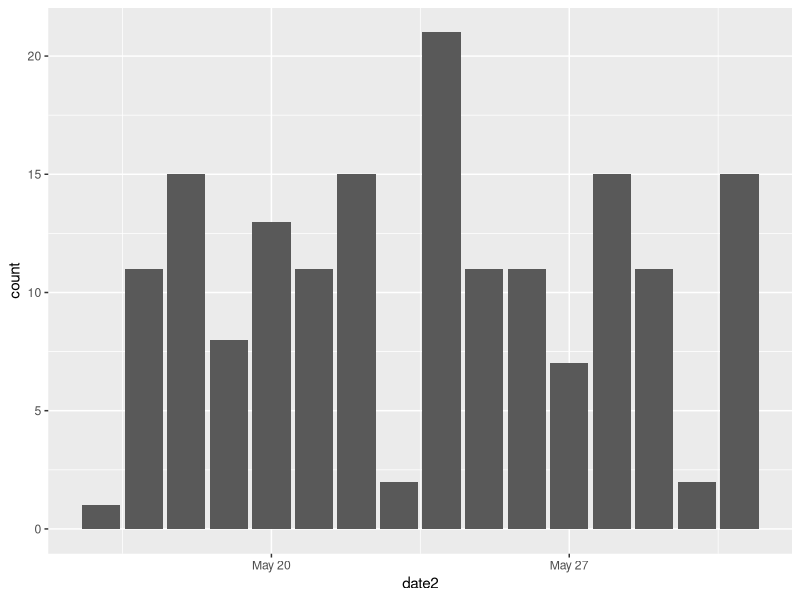
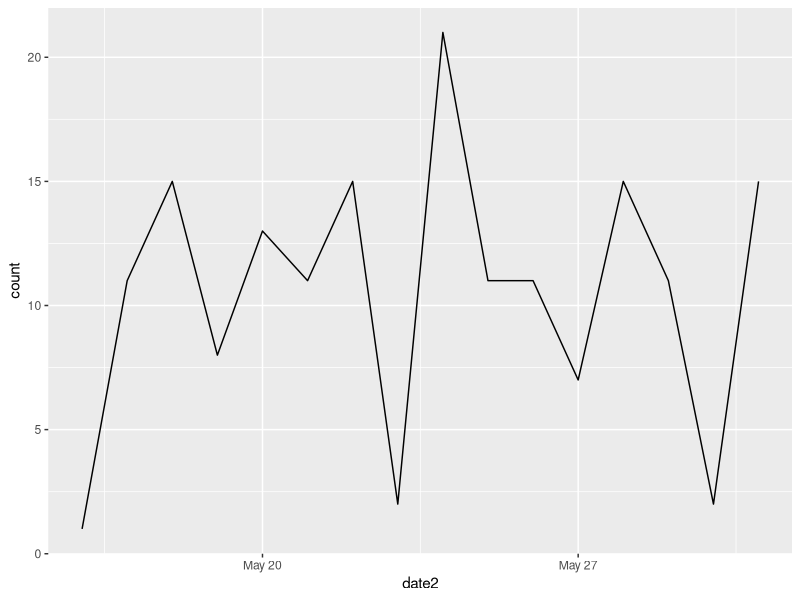
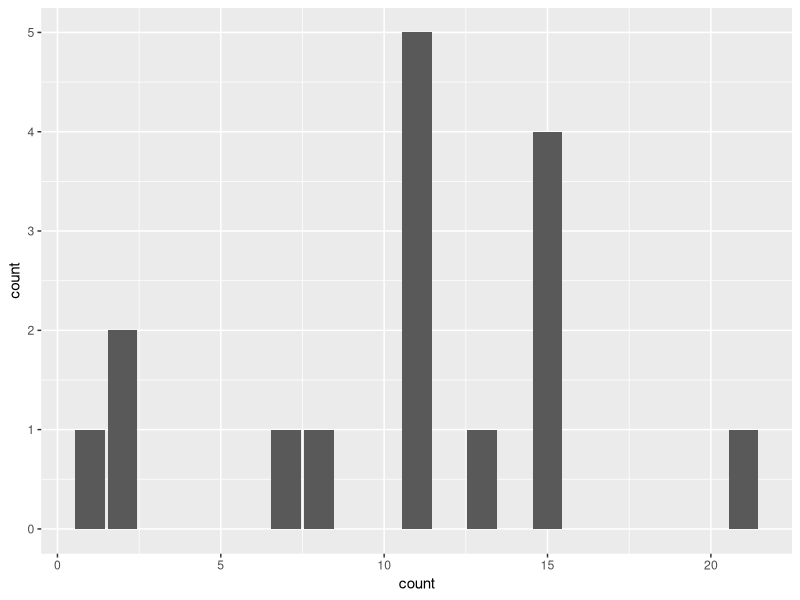
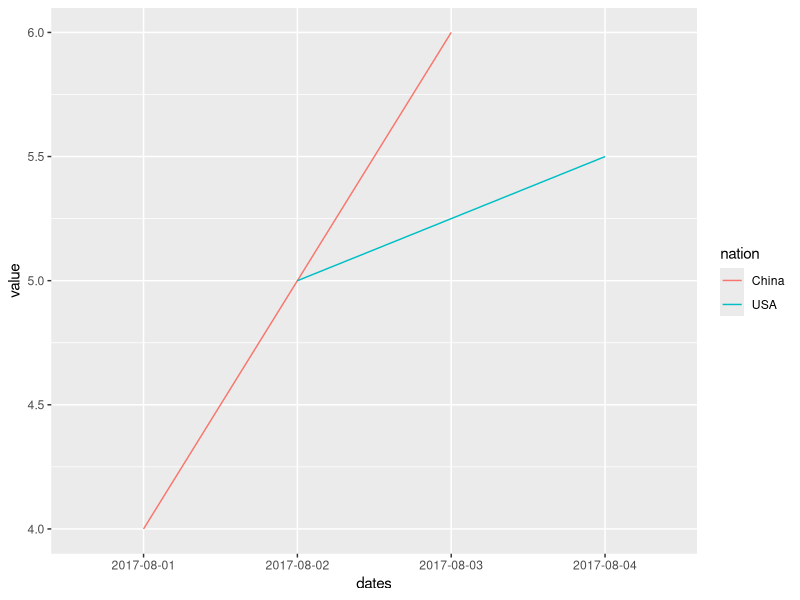

Generate these figures, in order, with R:
## ---- chunk 1
knitr::opts_chunk$set(echo = TRUE, message=FALSE, warning=FALSE)
## ---- chunk 2
library(tidyverse)
library(lubridate)

## ---- chunk 3
getwd()

filmhouse_trans <- read_csv("Class 3 - practice/Filmhouse transactions for May.csv")
## ---- chunk 4
glimpse(filmhouse_trans)
## ---- chunk 5
counts <- filmhouse_trans %>% 
          group_by(status) %>%
          summarize(count = n()) %>%
          arrange(desc(count))
## ---- chunk 6
filmhouse_trans$date2 <- as.Date(filmhouse_trans$date, "%Y/%m/%d")
filmhouse_trans$hour <- hour(filmhouse_trans$date)
filmhouse_trans$weekday <- wday(filmhouse_trans$date)

failed_trans <- filmhouse_trans %>%
  filter(status == "failed") %>%
  group_by(date2) %>%
  summarize(count = n()) %>%
  arrange(desc(count))

failed_trans %>% 
  ggplot(aes(x= date2, y=count)) + geom_col()

failed_trans %>% 
  ggplot(aes(x= date2, y=count)) + geom_line() 

failed_trans %>% 
  ggplot(aes(count)) + geom_bar()

 
## ---- chunk 7
df1 = data.frame(
date_id = c('2017-08-01', '2017-08-02', '2017-08-03', '2017-08-04'),          
nation = c('China', 'USA', 'China', 'USA'), 
value = c(4.0, 5.0, 6.0, 5.5))

ggplot(df1, aes(date_id, value, group=nation, colour=nation))+geom_line()+xlab(label='dates')+ylab(label='value')
